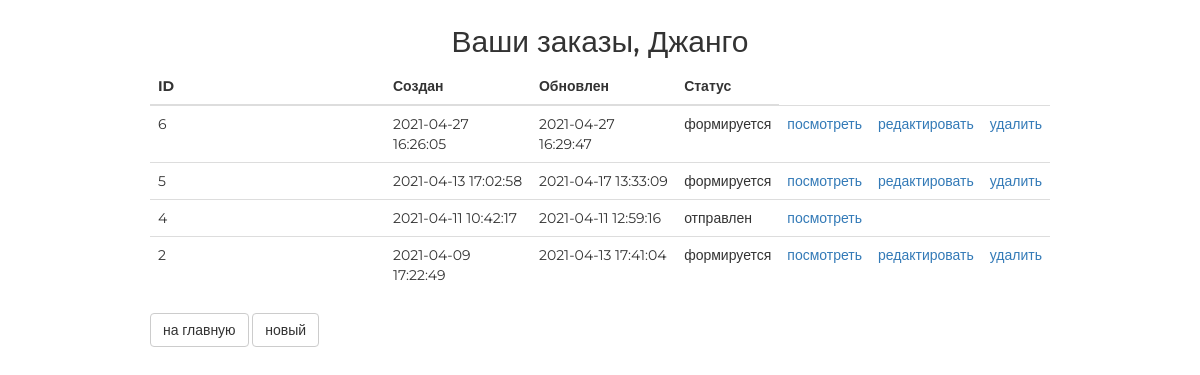
/orders/ (signed in), run on the app's committed database.
### authapp/models.py (models this page shows, shortened)
class ShopUser(AbstractUser):
    age = models.PositiveIntegerField('возраст', null=True)
    avatar = models.ImageField(upload_to='avatars', blank=True)
    activate_code = models.CharField(max_length=128, blank=True)
    registration_start_time = models.DateTimeField(
        auto_now_add=True, null=True)

### ordersapp/models.py (models this page shows, shortened)
class Order(models.Model):
    STATUS_FORMING = 'F'
    STATUS_SENDED = 'S'
    STATUS_PAID = 'P'
    STATUS_DELAYED = 'D'
    STATUS_CHOICES = (
        (STATUS_FORMING, 'формируется'),
        (STATUS_SENDED, 'отправлен'),
        (STATUS_PAID, 'оплачен'),
        (STATUS_DELAYED, 'отменен'),
    )
    user = models.ForeignKey(get_user_model(),
                             on_delete=models.CASCADE,
                             related_name='orders')
    add_dt = models.DateTimeField('время',
                                  auto_now_add=True,
                                  db_index=True)
    update_dt = models.DateTimeField('время', auto_now=True,)
    status = models.CharField('статус', max_length=1,
                              choices=STATUS_CHOICES,
                              default=STATUS_FORMING,
                              db_index=True)
    is_active = models.BooleanField(verbose_name='активен',
                                    db_index=True,
                                    default=True)
    @cached_property
    def is_forming(self):
        return self.status == self.STATUS_FORMING
    class Meta:
        ordering = ('-add_dt',)
        verbose_name = 'заказ'
        verbose_name_plural = 'заказы'

### ordersapp/views.py (the view)
# urls.py: path('', ordersapp.OrderList.as_view(), name='index'),
class OrderList(LoggedUserOnlyMixin, ListView):
    model = Order
    def get_context_data(self, **kwargs):
        context = super().get_context_data(**kwargs)
        context['page_title'] = 'Заказы'
        return context
    def get_queryset(self):
        return self.request.user.orders.all()

### mainapp/context_processors.py (called while the page is built)
def categories(request):
    return {
        'menu': ProductCategory.objects.filter(is_active=True)
    }

### ordersapp/views.py (called while the page is built)
    @method_decorator(user_passes_test(lambda user: user.is_authenticated))
    def dispatch(self, request, *args, **kwargs):
        return super().dispatch(request, *args, **kwargs)

### ordersapp/templates/ordersapp/order_list.html
{% extends 'ordersapp/base.html' %}
{% load static %}
{% block container %}
    {% if not object_list %}
        <div class="h2 text-center head">
            Заказов пока нет
        </div>
    {% else %}
        <div class="h2 text-center head">
            Ваши заказы, {{ user.first_name|default:'пользователь'|title }}
        </div>
        <table class="table orders_list">
            <thead>
            <tr>
                <th>ID</th>
                <th>Создан</th>
                <th>Обновлен</th>
                <th>Статус</th>
            </tr>
            </thead>
            <tbody>
            {% for item in object_list %}
                <tr>
                    <td class="td1 orders_list">{{ item.pk }}</td>
                    <td>{{ item.add_dt|date:"Y-m-d H:i:s" }}</td>
                    <td>{{ item.update_dt|date:"Y-m-d H:i:s" }}</td>
                    <td>{{ item.get_status_display }}</td>
                    <td>
                        <a href="{% url 'orders:read' pk=item.pk %}">
                            посмотреть
                        </a>
                    </td>
                    <td>
                        {% if item.is_forming %}
                            <a href="{% url 'orders:update' pk=item.pk %}">
                                редактировать
                            </a>
                        {% endif %}
                    </td>
                    <td>
                        {% if item.is_forming %}
                            <a href="{% url 'orders:delete' pk=item.pk %}">
                                удалить
                            </a>
                        {% endif %}
                    </td>
                </tr>
            {% endfor %}
            </tbody>
        </table>
    {% endif %}
    <a href="{% url 'base:index' %}"
       class="btn btn-default btn-round">
        на главную
    </a>
    <a href="{% url 'orders:create' %}"
       class="btn btn-default btn-round">
        новый
    </a>
{% endblock %}

### static/css/style.css (style rules this page uses)
* { margin: 0; padding: 0; }
body { font-family: 'Montserrat', sans-serif; }
html, body { height: 100%; }
table { width: 100%; }
td:first-child { width: 235px; }

### data on the page
ShopUser: first_name "Джанго"
Order: pk "6", add_dt "2021-04-27 16:26:05", update_dt "2021-04-27 16:29:47", status "формируется", shows "редактировать", shows "удалить"
Order: pk "5", add_dt "2021-04-13 17:02:58", update_dt "2021-04-17 13:33:09", status "формируется", shows "редактировать", shows "удалить"
Order: pk "4", add_dt "2021-04-11 10:42:17", update_dt "2021-04-11 12:59:16", status "отправлен"
Order: pk "2", add_dt "2021-04-09 17:22:49", update_dt "2021-04-13 17:41:04", status "формируется", shows "редактировать", shows "удалить"
